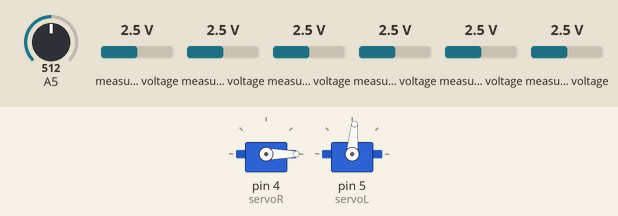
Recording of a sketch running on a simulated Arduino Uno, built with avr-gcc and run on an emulated ATmega328P. Parts: 2 × servo. Inputs (shaded band) come from the test bench; at power-on: A5 = 512, measured voltage 2.5 V. What the sketch prints to the serial monitor is not drawn.

Above: at 0.1 s.
1.3 s: A5 set to 533
5.5 s: A5 set to 569
At 6.2 s:
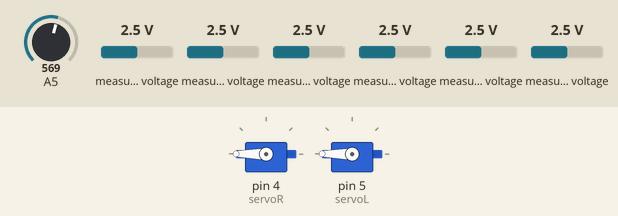
9.7 s: A5 set to 390
At 10.9 s:
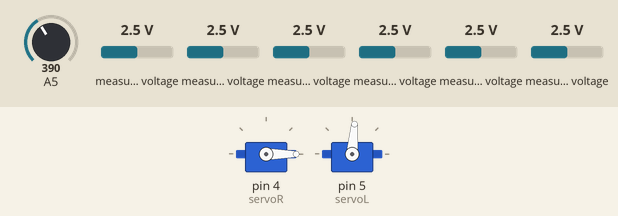
13.2 s: measured voltage (sensor 200) set to 0.1 V
At 13.8 s:
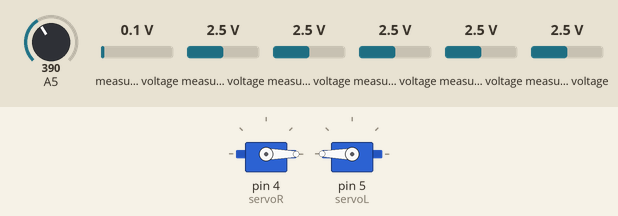
14.9 s: measured voltage (sensor 205) set to 1.1 V
16.4 s: measured voltage (sensor 205) set to 0.8 V
At 17.1 s:
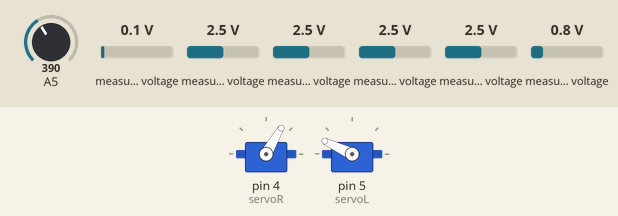
Timing chart, 0 to 19.3 s (numbered marks = the images above; inputs shaded):
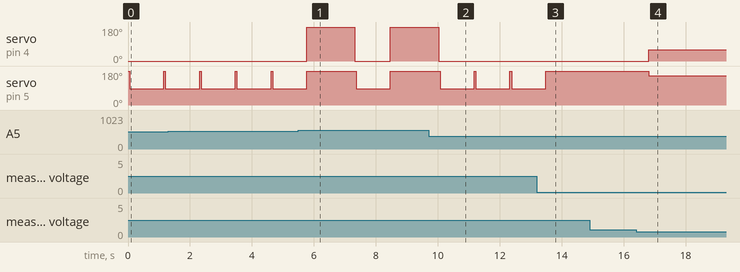

Measured:
- the behaviour switches between 550 and 551 on A5 (found by bisection; images 0 and 1)
- the behaviour switches between 1 and 0.9 V on measured voltage (sensor 205) (found by bisection; images 3 and 4)
- after the input at 5.5 s, servo on pin 4 (servoR): 0° → 180° after 0.27 s, → 0° 1.6 s later, → 180° 1.2 s later
- after the input at 9.7 s, servo on pin 4 (servoR): goes on until 10.0 s, then stays 0°
- after the input at 13.2 s, servo on pin 5 (servoL): goes on until 13.5 s, then stays 180°
- after the input at 16.4 s, servo on pin 4 (servoR): 0° → 60° after 0.40 s; servo on pin 5 (servoL): 180° → 155° after 0.40 s

The sketch:

LineTrace.ino
```cpp
#include <Adafruit_MCP3008.h>
#include <Servo.h>
Adafruit_MCP3008 adc; //下部センサの定義
Servo servoR;
Servo servoL;
int v[6]={0,0,0,0,0,0}; //6連センサの値を格納する配列
int b=400;//黒線上であるかとないかの閾値を仮に400とする
int rotate;
int integral =0; //integralの初期値
int lasterror = 0;
int deri =0;//微分するための値格納
float k = 0.056; //PID制御の値
float ki =0.05;//Iの係数(0.005仮定)
float kd= 0.1;//Dの係数(0.1仮定)
int speedError = 25;
void setup() {
servoR.attach(4);//右車輪のモータのピンが4に配線されている場合のアタッチ
servoL.attach(5);//○○○.(i)でi番目のピンのモータを関連づける

/*モーター初期化*/
//引数に90を入れると基本的には車輪のモータは停止する
servoR.write(90); //○○○.write(int)でモータの回転角（速度）変える
servoL.write(90); //値は0～180の間

adc.begin(); //センサを初期化
Serial.begin(9600); //シリアル通信の転送速度
}

//メインループ
void loop(){
  //センサの値を取得
  rotate = read();
  //センサの値をモニターに出力
  Serial.print(rotate);
  Serial.print(" ");

  //pidの値取得
  int pid=road(rotate);
  //走行
  runRotate(pid);
  Serial.print(pid);
  Serial.println();
  lasterror=rotate;//前回の値を保持

  //分岐判定
  int* flag = readSide();
  if (flag[0] == 1 || flag[1] == 1){
    servoL.write(180);
    servoR.write(0);
    delay(50);
  }
  flag = readSide();
  if (flag[0] == 1 && flag[1] == 1){
    //もし両サイドのセンサが反応したら
    L_run();
  }else if(flag[0] == 0 && flag[1] == 1){
    // もし右だけ反応したら
    servoL.write(180);
    servoR.write(0);
    delay(500);
  }else if(flag[0] == 1 && flag[1] == 0){
    L_run();
  }

  //壁判定
  wall();

  //ゴール判定
  goal();
}

void R_run(){
  servoL.write(180);
  servoR.write(95);
  delay(1100);
}

void L_run(){
  servoL.write(85);
  servoR.write(0);
  delay(1100);
}

//入力が大きい値であれば大きく曲がる関数
void runRotate(float angle){
  if (angle>0){
    /*L 180→180 R 0→180*/
    servoL.write(180-speedError);
    servoR.write(int(angle));
  }else{
    /*L 180→0 R 0→0*/
    servoL.write(180+int(angle)-speedError);
    servoR.write(0);
  }
}

void run(){
  servoL.write(180);
  servoR.write(0);
  delay(100);
}

//センサの値を読んで変換する関数
int read(){
  int rotate = 0;
  //センサの値を格納
  for (int i=0;i<6;i++) {v[i] = adc.readADC(i);}

  //各センサに重みをかける
  //v[0] *= 0;
  v[1] *= -1.3;
  v[2] *= -1;
  v[3] *= 1;
  v[4] *= 1.3;
  //v[5] *= 0;

  //各センサの値を足し合わせる
  for (int i=0;i<6;i++){
    rotate += v[i];
  }

  return rotate;
}

int* readSide(){
  static int flag[2] = {0,0};
  v[0] = adc.readADC(0);
  v[5] = adc.readADC(5);

  if (v[0] > 200){
    flag[0] = 1;
  }else{
    flag[0] = 0;
  }

  if (v[5] > 200){
    flag[1] = 1;
  }else{
    flag[1] = 0;
  }
  return  flag;
}

void wall(){
  Serial.print(analogRead(A5));
  Serial.print(" ");
  if (analogRead(A5) > 550){
    servoL.write(180);
    servoR.write(180);
    delay(1550);
  }
}

void goal(){
  int flag = 0;
  for(int i=1; i<5; i++){
    if(adc.readADC(i) < 400){
        flag += 1;
    }
  }

  if(flag == 4){
    servoL.write(180);
    servoR.write(180);
    delay(100000);
  }
}

int road (int error){
  integral=error+integral;//積分（誤差の足し算）
  Serial.print(integral);
  Serial.print(" ");
  if(integral>1000){ //1000以上であれば1000に
    integral=1000;
  }
  if(integral<-1000){  //-1000以下であれば-1000に固定
    integral=-1000;
  }
  deri=rotate-lasterror;//微分の値(前回との差)

  return error*k+integral*ki+deri*kd;//pid制御の値
}
```
